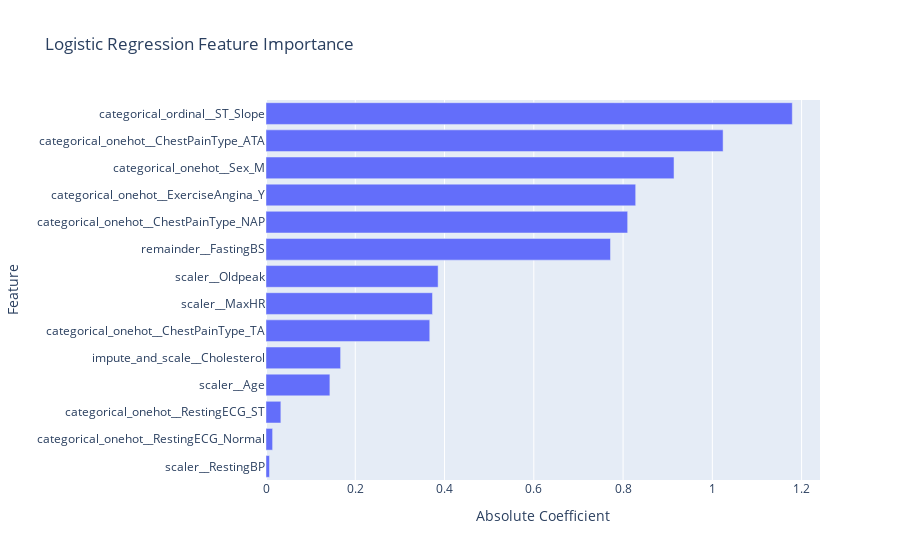

The notebook cell this image was saved under:
### Code cell
import plotly.express as px

fig = px.bar(
    importance,
    x="abs_coeff",
    y="feature",
    orientation="h",
    title="Logistic Regression Feature Importance",
    labels={"abs_coeff": "Absolute Coefficient", "feature": "Feature"},
)
fig.update_layout(yaxis=dict(autorange="reversed"))  # highest at the top
fig.show()

### Figure 1 — Plotly figure (JSON) as saved in the notebook; plotly's stock layout.template omitted (floating-point values rounded to 4 significant figures)
{"data": [{"hovertemplate": "Absolute Coefficient=%{x}<br>Feature=%{y}<extra></extra>", "legendgroup": "", "marker": {"color": "#636efa", "pattern": {"shape": ""}}, "name": "", "orientation": "h", "showlegend": false, "textposition": "auto", "type": "bar", "x": [1.179, 1.024, 0.9142, 0.8283, 0.8103, 0.7718, 0.3856, 0.373, 0.3669, 0.1672, 0.1431, 0.0333, 0.01478, 0.007856], "xaxis": "x", "y": ["categorical_ordinal__ST_Slope", "categorical_onehot__ChestPainType_ATA", "categorical_onehot__Sex_M", "categorical_onehot__ExerciseAngina_Y", "categorical_onehot__ChestPainType_NAP", "remainder__FastingBS", "scaler__Oldpeak", "scaler__MaxHR", "categorical_onehot__ChestPainType_TA", "impute_and_scale__Cholesterol", "scaler__Age", "categorical_onehot__RestingECG_ST", "categorical_onehot__RestingECG_Normal", "scaler__RestingBP"], "yaxis": "y"}], "layout": {"barmode": "relative", "legend": {"tracegroupgap": 0}, "title": {"text": "Logistic Regression Feature Importance"}, "xaxis": {"anchor": "y", "domain": [0, 1], "title": {"text": "Absolute Coefficient"}}, "yaxis": {"anchor": "x", "autorange": "reversed", "domain": [0, 1], "title": {"text": "Feature"}}}}
